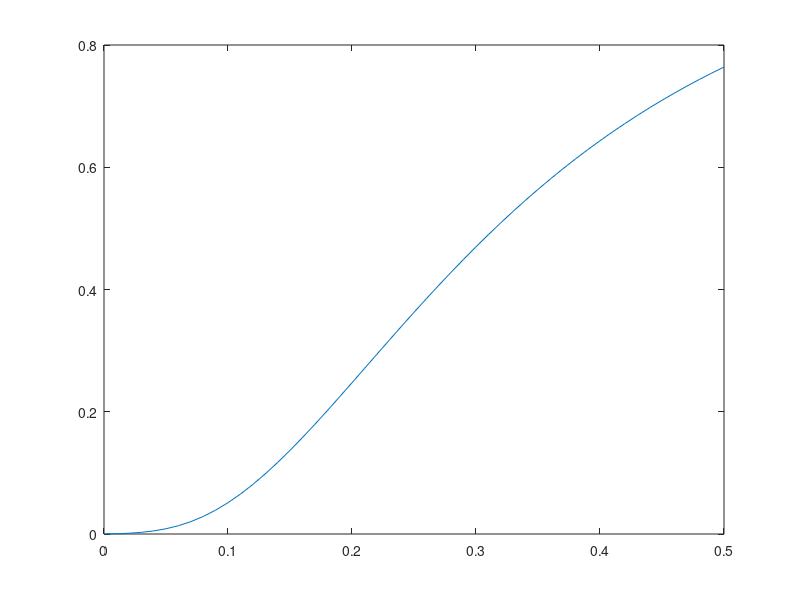
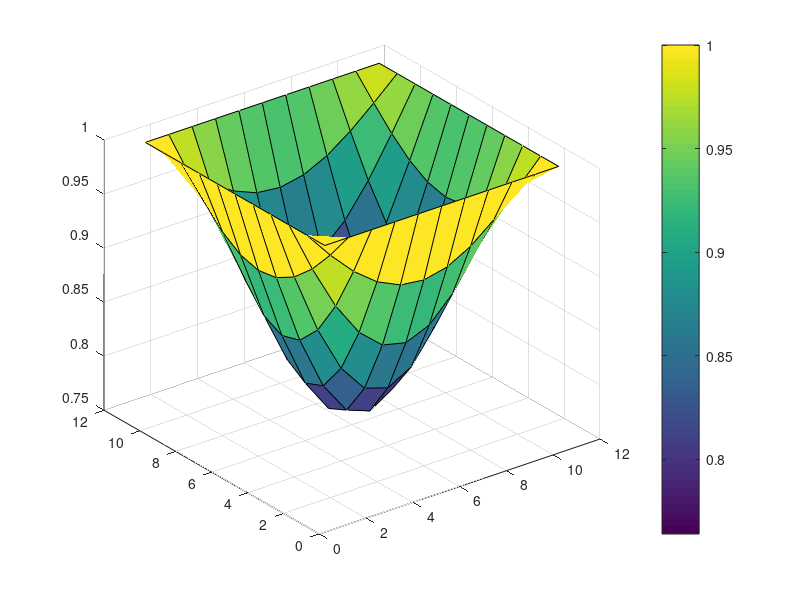

Reproduce these figures in MATLAB, in order.
domain = 1;
deltax = .1;
xpts = domain/deltax + 1;
ypts = domain/deltax + 1;
zpts = domain/deltax + 1;
numPts = xpts * ypts * zpts;

D = 0.1;

tdomain = 0.5;
deltat = .01;
tpts = tdomain/deltat + 1;

T1 = zeros(numPts);
T2 = zeros(xpts,ypts);
T3x = zeros(tpts);
T3y = zeros(tpts);

zval = 0.5;
kval = floor(zval / deltax) + 1;

for x = 1:numPts;
  k = ceil(x/(xpts*ypts));
  j = ceil((mod(x-1,xpts*ypts)+1)/xpts);
  i = mod(mod(x-1,xpts*ypts),xpts) + 1;
  
  T1(x) = 0;
  if i == 1 || i == xpts || j == 1 || j == ypts || k == 1 || k == zpts
    T1(x) = 1;
    end
    end


for t = 1:tpts
  for x = 1:numPts
    k = ceil(x/(xpts*ypts));
    j = ceil((mod(x-1,xpts*ypts)+1)/xpts);
    i = mod(mod(x-1,xpts*ypts),xpts) + 1;
    
    if !(i == 1 || i == xpts || j == 1 || j == ypts || k == 1 || k == zpts)
      T1(x) = T1(x) + D * deltat * ((T1(x+1) + T1(x-1) - 2 * T1(x) + T1(x+xpts) + T1(x-xpts) - 2 * T1(x) + T1(x+xpts*ypts) + T1(x - xpts*ypts) - 2 * T1(x))/deltax^2);
      end
      
      if (k == kval)
        T2(i,j) = T1(x);
        end
      
      end
      T3x(t) = (t-1) * deltat;
      T3y(t) = T2(kval,kval);
      end




plot(T3x,T3y)
figure;
surf(T2);
colorbar;